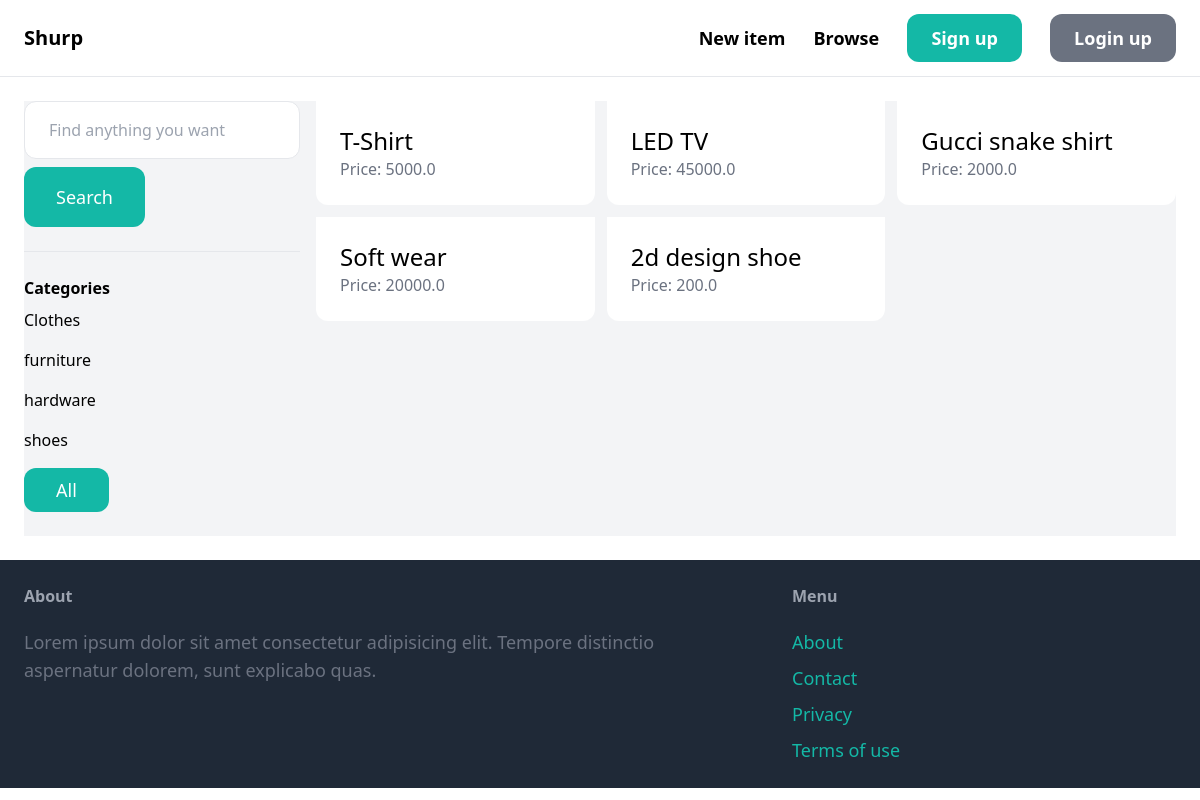
The app's page /items/, older data.
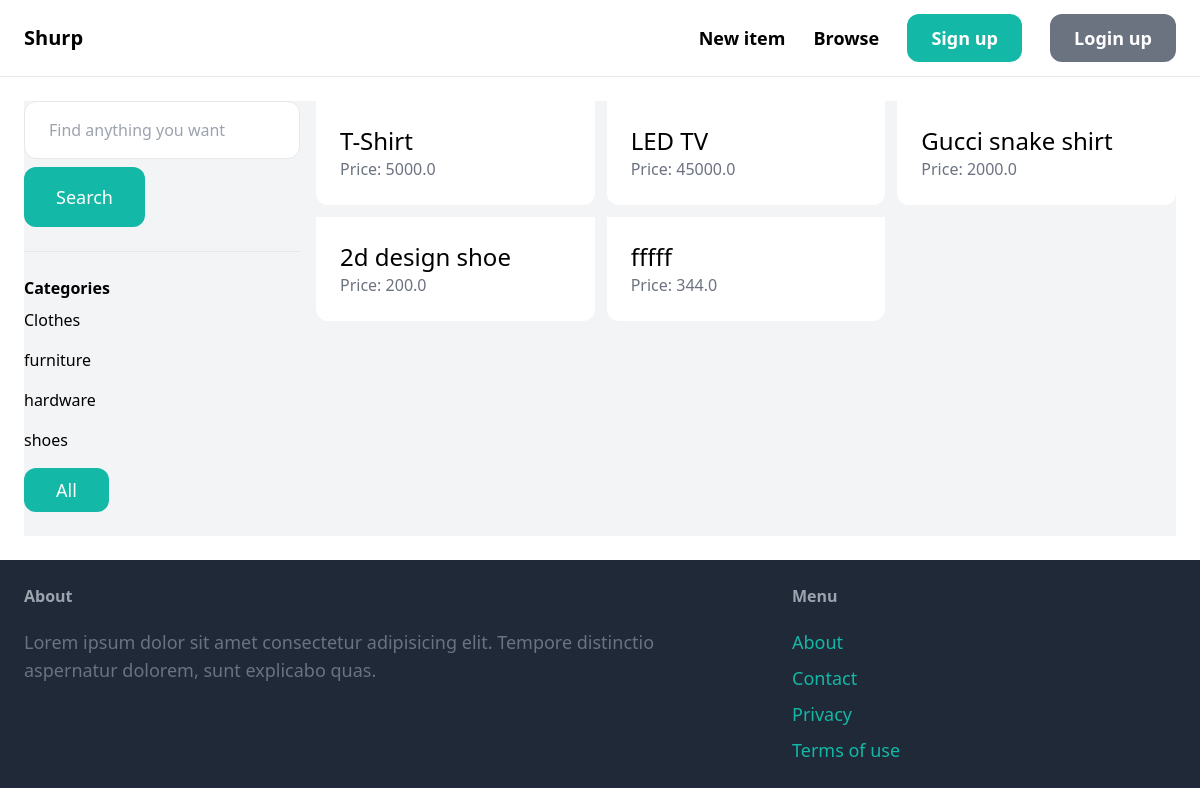
The same page, newer data.
### item/models.py (models this page shows, shortened)
class Category(models.Model):
    name = models.CharField(max_length=255)
    class Meta:
        ordering = ('name',) #bug was a typo 🤣
        verbose_name_plural = 'Categories'

class Item(models.Model):
    category = models.ForeignKey(Category, related_name='items', on_delete=models.CASCADE)
    name = models.CharField(max_length=255)
    description = models.TextField(blank=True, null=True)
    price = models.FloatField()
    image = models.ImageField(upload_to='item_images', blank=True,  null=True)
    is_sold = models.BooleanField(default=False)
    created_by = models.ForeignKey(User, related_name='items', on_delete=models.CASCADE)
    created_at = models.DateTimeField(auto_now_add=True)

### item/views.py (the view)
# urls.py: path('', views.items, name='items'),
def items(request):
    query = request.GET.get('query', '')
    items = Item.objects.filter(is_sold=False)
    categories = Category.objects.all()
    category_id = request.GET.get('category', 0) #get category id
    if category_id:
        items = items.filter(category_id=category_id)
    if query:
        items = items.filter(Q(name__icontains=query) | Q(description__icontains=query))
    return render(request, 'item/items.html', {
        'items': items,
        'query': query,
        'categories': categories,
        'category_id': int(category_id) #converted data type to fix bug
    })

### item/templates/item/items.html (shortened to what this page needs)
{% extends 'core/base.html' %}
{% block content %}
    <div class="pb-6 grid grid-cols-4 gap-4 bg-gray-100">
        <div class="col-span-1">
            <form action="{% url 'item:items' %}" method="get">
                <input type="text" name="query" class="w-full py-4 px-6 border rounded-xl" value="{{ query }}" placeholder="Find anything you want">
                <button class="mt-2 py-4 px-8 text-lg bg-teal-500 text-white rounded-xl">Search</button>
            </form>
            <hr class="my-6">
            <p class="font-semibold">Categories</p>
            <ul>
                {% for category in categories %}
                    <li class="py-2 rounded-xl{% if category.id == category_id %} bg-gray-200{% endif %}">
                        <a href="{% url 'item:items' %}?query={{ query }}&category={{ category.id }}">{{ category.name }}</a>
                    </li>
                {% endfor %}
            </ul>
            <a href="{% url 'item:items' %}" class="mt-2 py-2 px-8 inline-block bg-teal-500 text-lg rounded-xl text-white">All</a>
        </div>
        <div class="col-span-3">
            <div class="grid grid-cols-3 gap-3">
                {% for item in items %}
                    <div class="">
                        <a href="{% url 'item:detail' item.id %}">
                            <div class="p-6 bg-white rounded-b-xl">
                                <h2 class="text-2xl">
                                    {{ item.name }}
                                </h2>
                                <p class="text-gray-500">Price: {{ item.price }}</p>
                            </div>
                        </a>
                    </div>
                {% endfor %}
            </div>
        </div>
    </div>
{% endblock %}

Row changes from the older to the newer data that the page shows:
removed Item: name "Soft wear", price "20000.0"
added Item: name "fffff", price "344.0"
